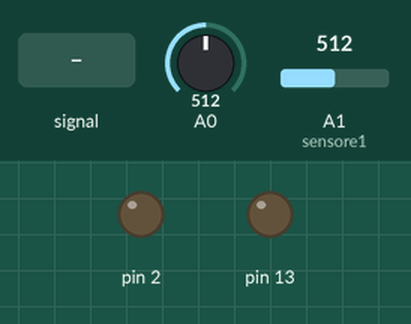
The sketch below on a simulated Arduino Uno, built with avr-gcc and run on an emulated ATmega328P. Shown: output pins drawn as LEDs (lit = HIGH). The test bench sets the inputs (shaded band); at power-on: A0 = 512, A1 (sensore1) = 512. What the sketch prints to the serial monitor is not drawn.

Above: at 2.2 s.
2.3 s: A0 fed a 200 Hz sine of ±81 counts around its level
At 3.8 s:
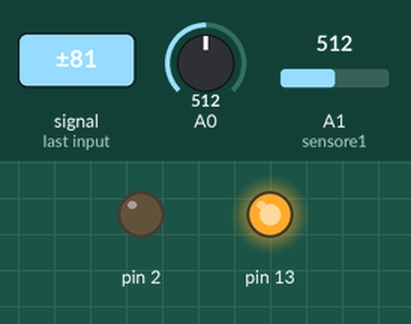
4.4 s: A0 set to 716
5.9 s: A0 fed a 1000 Hz sine of ±255 counts around its level
8.9 s: A0 set to 1023
Timing chart, 0 to 11.9 s (numbered marks = the images above; inputs shaded):
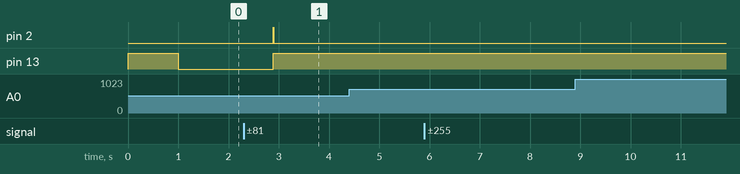

Measured:
- after the input at 2.3 s, pin 2: LOW → HIGH after 0.59 s, → LOW 0.01 s later; pin 13: LOW → HIGH after 0.59 s

The sketch:

prova_barriera_ir_02.ino
```cpp
//prova usando 2 sensori ir GP2Y0A02YK0F sharp da 20 a 150 cm ...


int sensorValue1 = 0;
int sensorValue2 = 0;
int sensore1 = 1;    //sensore esterno alla camera
int sensore2 = 0;    //sensore interno alla camera
int threshold=80;
int wait_for_other_ir_to_be_oscured=100;
int delay_between_readings=5; //micro sec
int delay_between_old_and_new_read=2;


boolean t1=0;
boolean t2=0;
int i=0;
int skip=0;


int sensorValue = 0;        // value read from the pot     16.02
int sensorValueOld = 0;
int sensorValue2Old = 0;
int persone_presenti=0;
int persone_presenti_old=-1;


void setup() {
  // initialize serial communications at 9600 bps:
  pinMode(13, OUTPUT);
  pinMode(2, OUTPUT);
  Serial.begin(115200);
  digitalWrite(13,1);
  delay(1000);
  Serial.print(persone_presenti);
  digitalWrite(13,0);

}


int average_read(int analog_pin){
 // delayMicroseconds(delay_between_readings);
  int sensor_read=0;
  int j=0;
  int readings[21];
  int currentRead=0;
  int bound=100;
  int previous_values=0;
  int k=0;
  analogRead(analog_pin);
  while (j<20){
    delayMicroseconds(delay_between_readings);
    currentRead=analogRead(analog_pin);
    if (currentRead< 25){
   //   Serial.println("                      value deletedddd");
      continue;
    }
    readings[j]=currentRead;


    if (j>4){
      previous_values=(readings[j-1]+readings[j-2]+readings[j-3]+readings[j-4])/4;
      if ( ( currentRead< (previous_values+bound  ) ) &&( currentRead> (previous_values-bound  ) )){  //to filter noise
        sensor_read=sensor_read+currentRead;
        j=j+1;
      }
      else{
        Serial.println("                      value scartedddddddd:");
        k=k+1;

        if (k<1){
          continue;
        }

        sensor_read=sensor_read+currentRead;
        k=0;
        j=j+1;


      }

    }
    else{
      j=j+1;
    }


  }
  sensor_read=sensor_read/j;

  return(sensor_read);


}

void loop() {


restart:

  // read the analog in value:
  sensorValueOld=sensorValue;
  sensorValue2Old=sensorValue2;

  sensorValueOld=average_read(sensore1);

  sensorValue2Old=average_read(sensore2);


  delay(delay_between_old_and_new_read);


  sensorValue=average_read(sensore1);

  sensorValue2=average_read(sensore2);


//     delay(50);

  /*
   Serial.print(  "sensorValueOld : ");
   Serial.print(  sensorValueOld);

   Serial.print(  "sensorValue2Old : ");
   Serial.print(  sensorValue2Old);

 */

 //  Serial.println(  "sensorValue : ");
   Serial.print(  sensorValue);
  Serial.print( "     ");
 //  Serial.println(  "sensorValue2 : ");
   Serial.println(  sensorValue2);


  // wait 10 milliseconds before the next loop
  // for the analog-to-digital converter to settle
  // after the last reading:

   skip=0;


  if (sensorValue2 >(sensorValue2Old+threshold)  ){
         Serial.println("if sensorvalue2");
       sensorValueOld=sensorValue;
       int k=0;

      while (k<wait_for_other_ir_to_be_oscured){
        k=k+1;
        sensorValue= average_read(sensore1);
        if (sensorValue >(sensorValueOld+threshold)  ){
          k=600;

         if (persone_presenti>0) {
           persone_presenti=persone_presenti-1;

           Serial.print("personeeeeeeeeeeeeeeeeeeeeeeeeeeee:");
           Serial.println(persone_presenti);
           delay(300);
         }


         if ((persone_presenti<1 )&&(persone_presenti_old>0) ){  //if now there is no person in the room
           digitalWrite(13,0);
           digitalWrite(2,1);
           delay(10);
           digitalWrite(2,0);

         }


         persone_presenti_old=persone_presenti;

         goto restart;


       }
       else{
         Serial.println("wait1");
       //  Serial.println(k);
       }

    }
  }


  sensorValue= analogRead(sensore1);


  if (sensorValue >(sensorValueOld+threshold)  ){
    Serial.println("if sensorvalue1");
    sensorValue2Old=sensorValue2;
    int k=0;
    while (k<wait_for_other_ir_to_be_oscured){
      k=k+1;

      sensorValue2= average_read(sensore2);


      if (sensorValue2 >(sensorValue2Old+threshold)  ){

        persone_presenti=persone_presenti+1;
        Serial.print("personeeeeeeeeeeeeeeeeeeeeeeeeeeee:");
        Serial.println(persone_presenti);
        delay(300);
        i=600;

        if ((persone_presenti>0 )&&(persone_presenti_old<1 )){
          digitalWrite(13,1);
          digitalWrite(2,1);
          delay(10);
          digitalWrite(2,0);
        }


        persone_presenti_old=persone_presenti;

        goto restart;


        }

        else{
          Serial.println("wait2");
         // Serial.println(k);

    }


    }


   }


}
```
